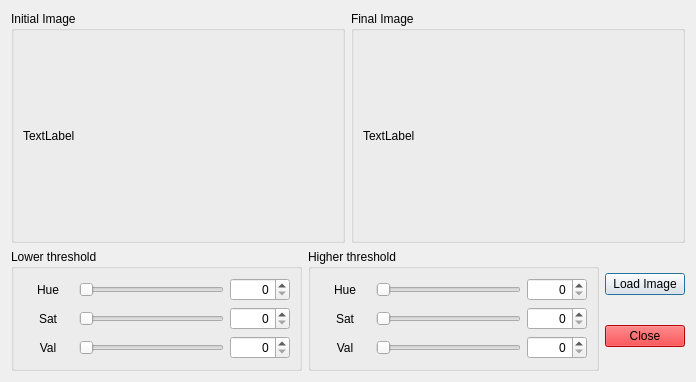
<?xml version="1.0" encoding="UTF-8"?>
<ui version="4.0">
 <class>dialog</class>
 <widget class="QDialog" name="dialog">
  <property name="geometry">
   <rect>
    <x>0</x>
    <y>0</y>
    <width>696</width>
    <height>382</height>
   </rect>
  </property>
  <property name="windowTitle">
   <string>HSV Filter</string>
  </property>
  <layout class="QGridLayout" name="gridLayout">
   <item row="0" column="0">
    <layout class="QHBoxLayout" name="horizontalLayout_7">
     <item>
      <widget class="QGroupBox" name="groupBox_4">
       <property name="minimumSize">
        <size>
         <width>200</width>
         <height>200</height>
        </size>
       </property>
       <property name="title">
        <string>Initial Image</string>
       </property>
       <layout class="QGridLayout" name="gridLayout_4">
        <item row="0" column="0">
         <widget class="QLabel" name="label_initialImage">
          <property name="text">
           <string>TextLabel</string>
          </property>
         </widget>
        </item>
       </layout>
      </widget>
     </item>
     <item>
      <widget class="QGroupBox" name="groupBox_3">
       <property name="minimumSize">
        <size>
         <width>200</width>
         <height>200</height>
        </size>
       </property>
       <property name="title">
        <string>Final Image</string>
       </property>
       <layout class="QGridLayout" name="gridLayout_5">
        <item row="0" column="0">
         <widget class="QLabel" name="label_finalImage">
          <property name="text">
           <string>TextLabel</string>
          </property>
         </widget>
        </item>
       </layout>
      </widget>
     </item>
    </layout>
   </item>
   <item row="1" column="0">
    <layout class="QHBoxLayout" name="horizontalLayout_8">
     <property name="sizeConstraint">
      <enum>QLayout::SetDefaultConstraint</enum>
     </property>
     <item>
      <widget class="QGroupBox" name="groupBox">
       <property name="title">
        <string>Lower threshold</string>
       </property>
       <layout class="QGridLayout" name="gridLayout_3">
        <item row="0" column="0">
         <layout class="QVBoxLayout" name="verticalLayout">
          <item>
           <layout class="QHBoxLayout" name="horizontalLayout">
            <item>
             <widget class="QLabel" name="label">
              <property name="sizePolicy">
               <sizepolicy hsizetype="Preferred" vsizetype="Preferred">
                <horstretch>0</horstretch>
                <verstretch>0</verstretch>
               </sizepolicy>
              </property>
              <property name="minimumSize">
               <size>
                <width>50</width>
                <height>0</height>
               </size>
              </property>
              <property name="maximumSize">
               <size>
                <width>200</width>
                <height>16777215</height>
               </size>
              </property>
              <property name="text">
               <string>Hue</string>
              </property>
              <property name="alignment">
               <set>Qt::AlignCenter</set>
              </property>
             </widget>
            </item>
            <item>
             <widget class="QSlider" name="horizontalSlider_lowHue">
              <property name="maximum">
               <number>179</number>
              </property>
              <property name="orientation">
               <enum>Qt::Horizontal</enum>
              </property>
             </widget>
            </item>
            <item>
             <widget class="QSpinBox" name="spinBox_lowHue">
              <property name="minimumSize">
               <size>
                <width>60</width>
                <height>0</height>
               </size>
              </property>
              <property name="alignment">
               <set>Qt::AlignRight|Qt::AlignTrailing|Qt::AlignVCenter</set>
              </property>
              <property name="maximum">
               <number>179</number>
              </property>
             </widget>
            </item>
           </layout>
          </item>
          <item>
           <layout class="QHBoxLayout" name="horizontalLayout_2">
            <item>
             <widget class="QLabel" name="label_2">
              <property name="sizePolicy">
               <sizepolicy hsizetype="Preferred" vsizetype="Preferred">
                <horstretch>0</horstretch>
                <verstretch>0</verstretch>
               </sizepolicy>
              </property>
              <property name="minimumSize">
               <size>
                <width>50</width>
                <height>0</height>
               </size>
              </property>
              <property name="maximumSize">
               <size>
                <width>200</width>
                <height>16777215</height>
               </size>
              </property>
              <property name="text">
               <string>Sat</string>
              </property>
              <property name="alignment">
               <set>Qt::AlignCenter</set>
              </property>
             </widget>
            </item>
            <item>
             <widget class="QSlider" name="horizontalSlider_lowSat">
              <property name="maximum">
               <number>255</number>
              </property>
              <property name="orientation">
               <enum>Qt::Horizontal</enum>
              </property>
             </widget>
            </item>
            <item>
             <widget class="QSpinBox" name="spinBox_lowSat">
              <property name="minimumSize">
               <size>
                <width>60</width>
                <height>0</height>
               </size>
              </property>
              <property name="alignment">
               <set>Qt::AlignRight|Qt::AlignTrailing|Qt::AlignVCenter</set>
              </property>
              <property name="maximum">
               <number>255</number>
              </property>
             </widget>
            </item>
           </layout>
          </item>
          <item>
           <layout class="QHBoxLayout" name="horizontalLayout_3">
            <item>
             <widget class="QLabel" name="label_3">
              <property name="sizePolicy">
               <sizepolicy hsizetype="Preferred" vsizetype="Preferred">
                <horstretch>0</horstretch>
                <verstretch>0</verstretch>
               </sizepolicy>
              </property>
              <property name="minimumSize">
               <size>
                <width>50</width>
                <height>0</height>
               </size>
              </property>
              <property name="maximumSize">
               <size>
                <width>200</width>
                <height>16777215</height>
               </size>
              </property>
              <property name="text">
               <string>Val</string>
              </property>
              <property name="alignment">
               <set>Qt::AlignCenter</set>
              </property>
             </widget>
            </item>
            <item>
             <widget class="QSlider" name="horizontalSlider_lowVal">
              <property name="maximum">
               <number>255</number>
              </property>
              <property name="orientation">
               <enum>Qt::Horizontal</enum>
              </property>
             </widget>
            </item>
            <item>
             <widget class="QSpinBox" name="spinBox_lowVal">
              <property name="minimumSize">
               <size>
                <width>60</width>
                <height>0</height>
               </size>
              </property>
              <property name="alignment">
               <set>Qt::AlignRight|Qt::AlignTrailing|Qt::AlignVCenter</set>
              </property>
              <property name="maximum">
               <number>255</number>
              </property>
             </widget>
            </item>
           </layout>
          </item>
         </layout>
        </item>
       </layout>
      </widget>
     </item>
     <item>
      <widget class="QGroupBox" name="groupBox_2">
       <property name="title">
        <string>Higher threshold</string>
       </property>
       <layout class="QGridLayout" name="gridLayout_2">
        <item row="0" column="0">
         <layout class="QVBoxLayout" name="verticalLayout_2">
          <item>
           <layout class="QHBoxLayout" name="horizontalLayout_4">
            <item>
             <widget class="QLabel" name="label_4">
              <property name="sizePolicy">
               <sizepolicy hsizetype="Preferred" vsizetype="Preferred">
                <horstretch>0</horstretch>
                <verstretch>0</verstretch>
               </sizepolicy>
              </property>
              <property name="minimumSize">
               <size>
                <width>50</width>
                <height>0</height>
               </size>
              </property>
              <property name="maximumSize">
               <size>
                <width>200</width>
                <height>16777215</height>
               </size>
              </property>
              <property name="text">
               <string>Hue</string>
              </property>
              <property name="alignment">
               <set>Qt::AlignCenter</set>
              </property>
             </widget>
            </item>
            <item>
             <widget class="QSlider" name="horizontalSlider_highHue">
              <property name="maximum">
               <number>179</number>
              </property>
              <property name="orientation">
               <enum>Qt::Horizontal</enum>
              </property>
             </widget>
            </item>
            <item>
             <widget class="QSpinBox" name="spinBox_highHue">
              <property name="minimumSize">
               <size>
                <width>60</width>
                <height>0</height>
               </size>
              </property>
              <property name="alignment">
               <set>Qt::AlignRight|Qt::AlignTrailing|Qt::AlignVCenter</set>
              </property>
              <property name="maximum">
               <number>179</number>
              </property>
             </widget>
            </item>
           </layout>
          </item>
          <item>
           <layout class="QHBoxLayout" name="horizontalLayout_5">
            <item>
             <widget class="QLabel" name="label_5">
              <property name="sizePolicy">
               <sizepolicy hsizetype="Preferred" vsizetype="Preferred">
                <horstretch>0</horstretch>
                <verstretch>0</verstretch>
               </sizepolicy>
              </property>
              <property name="minimumSize">
               <size>
                <width>50</width>
                <height>0</height>
               </size>
              </property>
              <property name="maximumSize">
               <size>
                <width>200</width>
                <height>16777215</height>
               </size>
              </property>
              <property name="text">
               <string>Sat</string>
              </property>
              <property name="alignment">
               <set>Qt::AlignCenter</set>
              </property>
             </widget>
            </item>
            <item>
             <widget class="QSlider" name="horizontalSlider_highSat">
              <property name="maximum">
               <number>255</number>
              </property>
              <property name="orientation">
               <enum>Qt::Horizontal</enum>
              </property>
             </widget>
            </item>
            <item>
             <widget class="QSpinBox" name="spinBox_highSat">
              <property name="minimumSize">
               <size>
                <width>60</width>
                <height>0</height>
               </size>
              </property>
              <property name="alignment">
               <set>Qt::AlignRight|Qt::AlignTrailing|Qt::AlignVCenter</set>
              </property>
              <property name="maximum">
               <number>255</number>
              </property>
             </widget>
            </item>
           </layout>
          </item>
          <item>
           <layout class="QHBoxLayout" name="horizontalLayout_6">
            <item>
             <widget class="QLabel" name="label_6">
              <property name="sizePolicy">
               <sizepolicy hsizetype="Preferred" vsizetype="Preferred">
                <horstretch>0</horstretch>
                <verstretch>0</verstretch>
               </sizepolicy>
              </property>
              <property name="minimumSize">
               <size>
                <width>50</width>
                <height>0</height>
               </size>
              </property>
              <property name="maximumSize">
               <size>
                <width>200</width>
                <height>16777215</height>
               </size>
              </property>
              <property name="text">
               <string>Val</string>
              </property>
              <property name="alignment">
               <set>Qt::AlignCenter</set>
              </property>
             </widget>
            </item>
            <item>
             <widget class="QSlider" name="horizontalSlider_highVal">
              <property name="maximum">
               <number>255</number>
              </property>
              <property name="orientation">
               <enum>Qt::Horizontal</enum>
              </property>
             </widget>
            </item>
            <item>
             <widget class="QSpinBox" name="spinBox_highVal">
              <property name="minimumSize">
               <size>
                <width>60</width>
                <height>0</height>
               </size>
              </property>
              <property name="alignment">
               <set>Qt::AlignRight|Qt::AlignTrailing|Qt::AlignVCenter</set>
              </property>
              <property name="maximum">
               <number>255</number>
              </property>
             </widget>
            </item>
           </layout>
          </item>
         </layout>
        </item>
       </layout>
      </widget>
     </item>
     <item>
      <layout class="QVBoxLayout" name="verticalLayout_3">
       <property name="sizeConstraint">
        <enum>QLayout::SetMinimumSize</enum>
       </property>
       <item>
        <widget class="QPushButton" name="pushButton_loadImage">
         <property name="minimumSize">
          <size>
           <width>0</width>
           <height>20</height>
          </size>
         </property>
         <property name="text">
          <string>Load Image</string>
         </property>
        </widget>
       </item>
       <item>
        <widget class="QPushButton" name="pushButton_close">
         <property name="minimumSize">
          <size>
           <width>0</width>
           <height>20</height>
          </size>
         </property>
         <property name="styleSheet">
          <string notr="true">background-color: rgb(255, 0, 4);</string>
         </property>
         <property name="text">
          <string>Close</string>
         </property>
        </widget>
       </item>
      </layout>
     </item>
    </layout>
   </item>
  </layout>
 </widget>
 <resources/>
 <connections/>
</ui>
